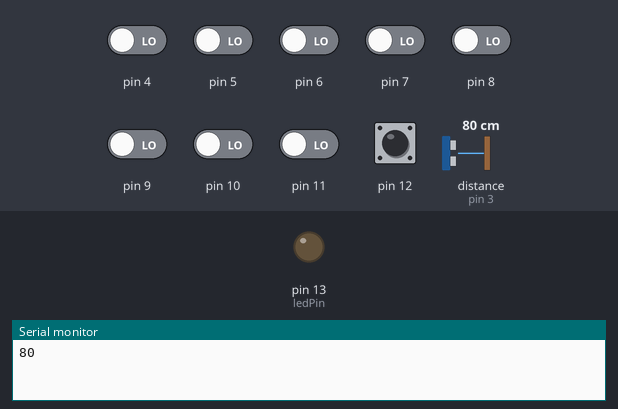
Bench run of a sketch on a simulated Arduino Uno, built with avr-gcc and run on an emulated ATmega328P. Shown: output pins drawn as LEDs (lit = HIGH), the last lines printed to the serial monitor. Wiring (inferred from the names in the program): ultrasonic range finder: trigger pin 2; echo pin 3. Inputs (shaded band) come from the test bench; at power-on: pin 12 HIGH, pin 4–11 LOW, distance to the obstacle (sensor on pin 3) 80 cm. The echo pulse lasts 58.3 µs per cm; pins used as bus, display or sensor lines are not drawn.

Above: at 1.2 s.
1.3 s: distance to the obstacle (sensor on pin 3) set to 2 cm
At 1.7 s:
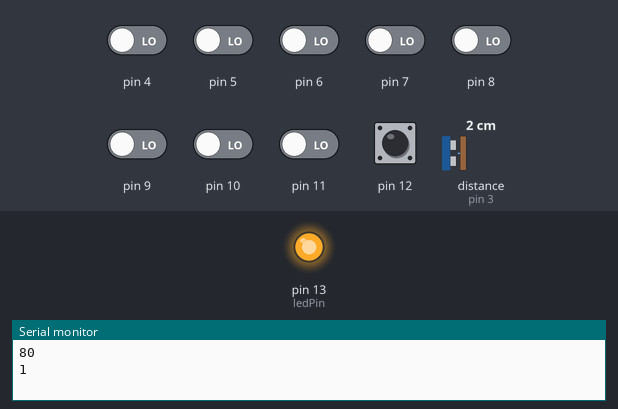
2.8 s: distance to the obstacle (sensor on pin 3) set to 35 cm
At 4.0 s:
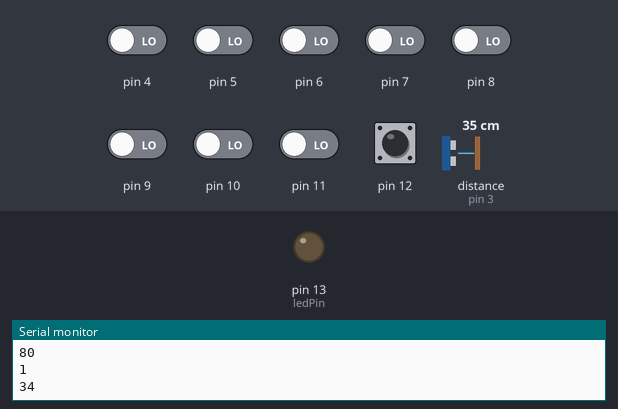
4.3 s: distance to the obstacle (sensor on pin 3) set to 4 cm
At 5.1 s:
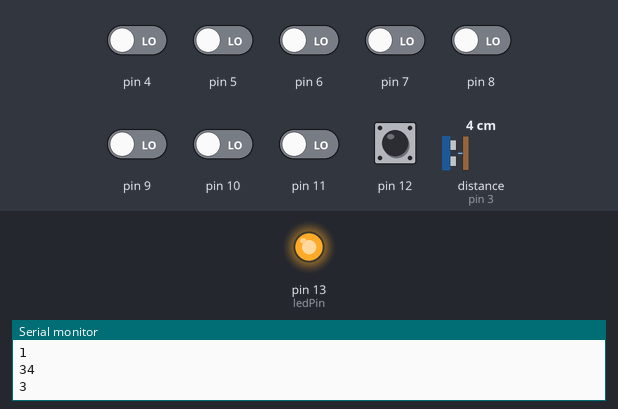
Timing chart, 0 to 7.3 s (numbered marks = the images above; inputs shaded):
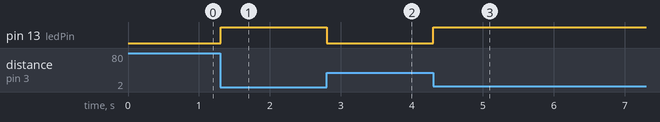

The sketch:

distance.ino
```cpp
//#define BLE_101
//#define DEBUG
#define SERIAL


#ifdef BLE_101
#include <CurieBLE.h>
#endif


#define SCAN_PAUSE 20
#define MAX_INFINITY_COUNT 1
const int ledPin = 13; // set ledPin to use on-board LED
const int Trig = 2;  //pin 2 Arduino połączony z pinem Trigger czujnika
const int Echo = 3;  //pin 3 Arduino połączony z pinem Echo czujnika


#define STATE_UNINITIALIZED -1
#define STATE_NEAR 0
#define STATE_INFINITY 1

int CM = -1;        //odległość w cm
int sqrtCM = -1;
long CZAS;     //długość powrotnego impulsu w uS
int oldCM = -1;
int oldSqrtCM = -1;
int state = STATE_UNINITIALIZED;
int oldState = STATE_UNINITIALIZED;
int infinityCount = 0;


#ifdef BLE_101
BLEPeripheral blePeripheral; // create peripheral instance
BLEService ledService("181C"); // create service

// create switch characteristic and allow remote device to read and write
BLEUnsignedShortCharacteristic switchChar("2A19", BLERead | BLENotify);
#endif


void setup() {
#if defined(SERIAL) || defined(DEBUG)
  Serial.begin(9600);                        //inicjalizaja monitora szeregowego
#endif
  pinMode(Trig, OUTPUT);                     //ustawienie pinu 2 w Arduino jako wyjście
  pinMode(Echo, INPUT);                      //ustawienie pinu 3 w Arduino jako wejście
  pinMode(13, OUTPUT);

  pinMode(4, INPUT);
  pinMode(5, INPUT);
  pinMode(6, INPUT);
  pinMode(7, INPUT);
  pinMode(8, INPUT);
  pinMode(9, INPUT);
  pinMode(10, INPUT);
  pinMode(11, INPUT);
  pinMode(12, INPUT);

#ifdef DEBUG
  Serial.println("Test czujnika odleglosci");
#endif

#ifdef BLE_101
  // set the local name peripheral advertises
  blePeripheral.setLocalName("CarDistance");
  // set the UUID for the service this peripheral advertises
  blePeripheral.setAdvertisedServiceUuid(ledService.uuid());

  // add service and characteristic
  blePeripheral.addAttribute(ledService);
  blePeripheral.addAttribute(switchChar);

  // assign event handlers for connected, disconnected to peripheral
  blePeripheral.setEventHandler(BLEConnected, blePeripheralConnectHandler);
  blePeripheral.setEventHandler(BLEDisconnected, blePeripheralDisconnectHandler);

  // set an initial value for the characteristic
  switchChar.setValue(0);

  // advertise the service
  blePeripheral.begin();
#ifdef DEBUG
  Serial.println(("Bluetooth device active, waiting for connections..."));
#endif
#endif

}

void loop() {
  int mul = 0;
  int filter = digitalRead(12);

  int v = 1;
  for (int i = 11; i >= 4; i--) {
    if (digitalRead(i)) {
      mul += v;
    }
    v *= 2;
  }

  int pause = pow(1.4, mul);

#ifdef BLE_101
  blePeripheral.poll();
#endif

  pomiar_odleglosci();              //pomiar odległości
  sqrtCM = sqrt(min(CM, 400));

#ifdef DEBUG
  Serial.print("Debug: CM=");
  Serial.print(CM);
  Serial.print(", sqrtCM=");
  Serial.println(sqrtCM);
#endif

  if (CM > 1000) {
    infinityCount++;
  } else {
    infinityCount = 0;
    if (oldCM > 1000) {
      oldCM = CM;
      oldSqrtCM = sqrtCM;
    }
  }

  oldState = state;
  if (infinityCount > MAX_INFINITY_COUNT) {
    state = STATE_INFINITY;
  } else {
    state = STATE_NEAR;
  }

#ifdef DEBUG
  Serial.print("Debug: oldState=");
  Serial.print(oldState);
  Serial.print(", state=");
  Serial.println(state);
#endif

  if (!filter || ((state != oldState) || (state == 0 && infinityCount == 0 && (int(sqrt(min(oldCM, 400))) != int(sqrt(min(CM, 400))))))) {
#ifdef SERIAL
    Serial.println(CM);
#endif

#ifdef BLE_101
    switchChar.setValue(CM);
#endif
  }

  digitalWrite(13, CM < 20 ? HIGH : LOW);
  delay(pause);
}

void pomiar_odleglosci () {
  digitalWrite(Trig, HIGH);       //ustawienie stanu wysokiego na 10 uS - impuls inicjalizujacy - patrz dokumentacja
  delayMicroseconds(10);
  digitalWrite(Trig, LOW);
  //CZAS = pulseIn(Echo, HIGH, SCAN_PAUSE * 2000);
  CZAS = pulseIn(Echo, HIGH);
  oldCM = CM;
  CM = CZAS / 58;                //szerokość odbitego impulsu w uS podzielone przez 58 to odleglosc w cm - patrz dokumentacja
}

#ifdef BLE_101
void blePeripheralConnectHandler(BLECentral& central) {
  // central connected event handler
#ifdef DEBUG
  Serial.print("Connected event, central: ");
  Serial.println(central.address());
#endif
}

void blePeripheralDisconnectHandler(BLECentral& central) {
  // central disconnected event handler
#ifdef DEBUG
  Serial.print("Disconnected event, central: ");
  Serial.println(central.address());
#endif
}
#endif
```

Measured:
- after the input at 1.3 s, pin 13 (ledPin): LOW → HIGH at once
- after the input at 2.8 s, pin 13 (ledPin): HIGH → LOW at once
- after the input at 4.3 s, pin 13 (ledPin): LOW → HIGH at once
